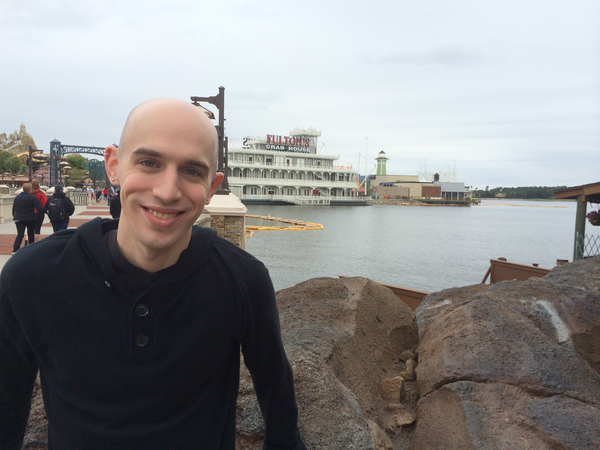
#> input picture florida_trip.png, 600 x 450 px
$ python flipping.py --image florida_trip.png
#> lines starting #> are read from the running program, lines starting #| are printed output that depends on the picture
# import the necessary packages
import argparse
import cv2

# construct the argument parser and parse the arguments
ap = argparse.ArgumentParser()
ap.add_argument("-i", "--image", required=True, help = "Path to the image")
args = vars(ap.parse_args())

# load the image and show it
image = cv2.imread(args["image"])
#> image is the input picture: shape (450, 600, 3); mean B, G, R 139.9, 140.1, 141
cv2.imshow("Original", image)

# flip the image horizontally
# flipped = cv2.flip(image, 1)
# cv2.imshow("Flipped Horizontally", flipped)

# # flip the image vertically
# flipped = cv2.flip(image, 0)
# cv2.imshow("Flipped Vertically", flipped)

# # flip the image along both axes
# flipped = cv2.flip(image, -1)
# cv2.imshow("Flipped Horizontally & Vertically", flipped)

# 1. Question
# Download the source code and images associated with this lesson. Then, use the florida_trip.png to answer the following question.

# Use OpenCV to flip the image horizontally — what is the value of the pixel located at x=259, y=235?
flipped = cv2.flip(image, 1)
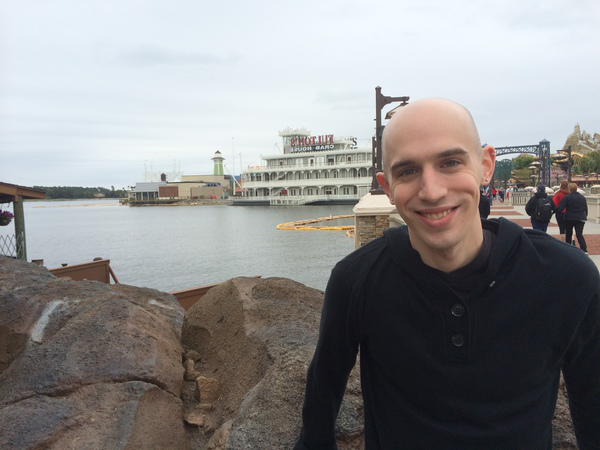
#> flipped: shape (450, 600, 3); mean B, G, R 139.9, 140.1, 141
(b, g, r) = flipped[235, 259]
#> b = 189; g = 192; r = 183
print("Pixel at (0, 0) - Red: {r}, Green: {g}, Blue: {b}".format(r=r, g=g, b=b))
#| Pixel at (0, 0) - Red: 183, Green: 192, Blue: 189

# 2. Question
# Use the original image from the previous question and flip it horizontally, followed by a 45 degree counter-clockwise rotation, and lastly a vertical flip. What is (approximately) the pixel value located at x=441, y=189?
# flip the image horizontally
(h, w) = image.shape[:2]
#> h = 450; w = 600
(cX, cY) = (w / 2, h / 2)
#> cX = 300; cY = 225

flipped = cv2.flip(image, 1)

M = cv2.getRotationMatrix2D((cX, cY), 45, 1.0)
flipped = cv2.warpAffine(flipped, M, (w, h))
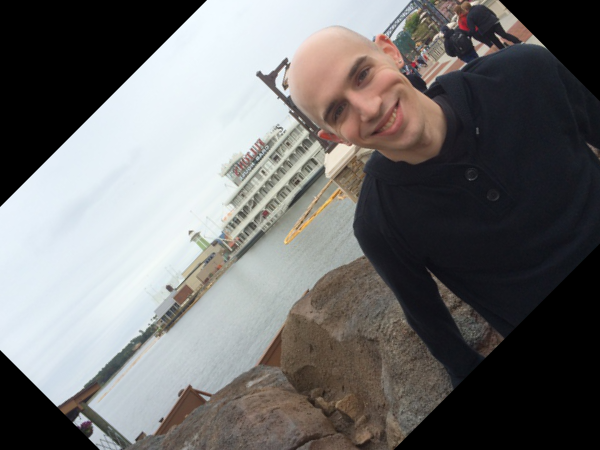
#> flipped: shape (450, 600, 3); mean B, G, R 110, 110.5, 111.4

flipped = cv2.flip(flipped, 0)
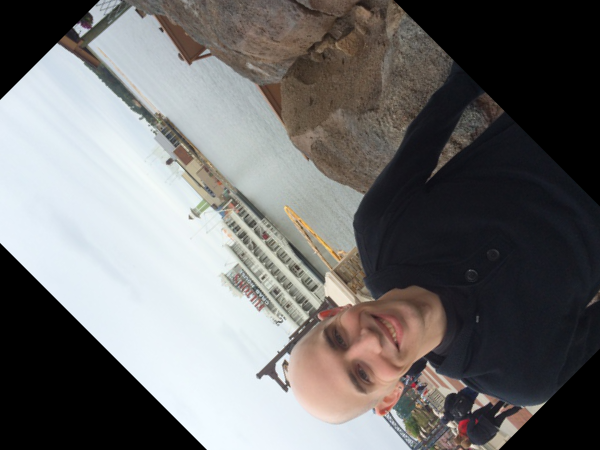
#> flipped: shape (450, 600, 3); mean B, G, R 110, 110.5, 111.4
(b, g, r) = flipped[189, 441]
#> b = 24; g = 19; r = 18
print("Pixel at (0, 0) - Red: {r}, Green: {g}, Blue: {b}".format(r=r, g=g, b=b))
#| Pixel at (0, 0) - Red: 18, Green: 19, Blue: 24

cv2.imshow("2. Question", flipped)
cv2.waitKey(0)
